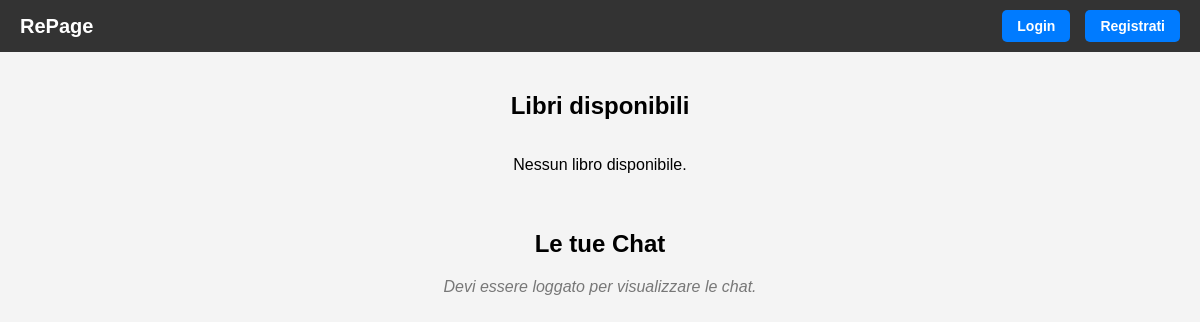
Before: / with the older database file.
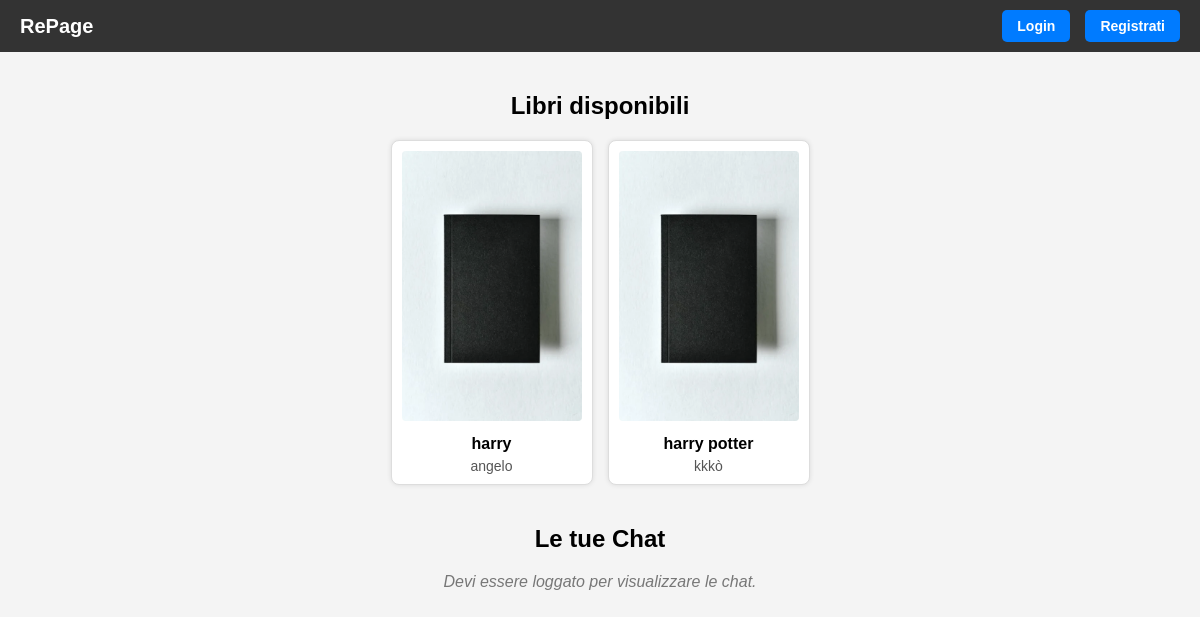
After: the same page with the newer database file.
### tables this page shows
CREATE TABLE `libro` (
  `ID_Libro` int(11) NOT NULL,
  `Titolo` varchar(255) NOT NULL,
  `Autore` varchar(100) NOT NULL,
  `ISBN` varchar(20) NOT NULL,
  `Materia` varchar(50) DEFAULT NULL,
  `Condizione` enum('Nuovo','Ottimo','Buono','Accettabile','Scadente') NOT NULL,
  `Descrizione` text DEFAULT NULL,
  `immagine` varchar(255) DEFAULT 'default.jpg',
  `ID_Utente` int(11) DEFAULT NULL
);

### Index.php (the view, shortened to what this page needs)
<?php
require 'connessione.php';
?>
<!DOCTYPE html>
<html lang="it">
<head>
</head>
<body>
<header>
    <h1>RePage</h1>
    <div class="nav-buttons">
        <?php if (!isset($_SESSION['user'])): ?>
            <a href="login.html">Login</a>
            <a href="registrazione.html">Registrati</a>
        <?php endif; ?>
    </div>
</header>
<div class="content">
    <h2>Libri disponibili</h2>
    <div class="book-list">
        <?php
        $sql = "SELECT ID_Libro, Titolo, Autore, ISBN, Condizione, Descrizione, immagine FROM Libro";
        $result = $conn->query($sql);
        if ($result->num_rows > 0) {
            while($libro = $result->fetch_assoc()) {
                $id = htmlspecialchars($libro['ID_Libro']);
                $titolo = htmlspecialchars($libro['Titolo']);
                $autore = htmlspecialchars($libro['Autore']);
                $isbn = htmlspecialchars($libro['ISBN']);
                $condizione = htmlspecialchars($libro['Condizione']);
                $descrizione = htmlspecialchars($libro['Descrizione']);
                $img = $libro['immagine'] ?? '';
                $imgPath = 'upload/' . htmlspecialchars($img);
                if (!$img || !file_exists($imgPath)) {
                    $imgPath = 'upload/default.jpg';
                }
                echo "<div class='book' onclick='apriPopup(\"$titolo\",\"$autore\",\"$isbn\",\"$condizione\",\"$descrizione\",\"$imgPath\",\"$id\")'>
                        <img src='$imgPath' alt='$titolo'>
                        <h4>$titolo</h4>
                        <p>$autore</p>
                      </div>";
            }
        } else {
            echo "<p>Nessun libro disponibile.</p>";
        }
        ?>
    </div>
    <div class="chat-list">
        <h2>Le tue Chat</h2>
        <?php
if (isset($_SESSION['user']) && isset($_SESSION['user']['id'])) {
        $userId = $_SESSION['user']['id'];
        $sql_chat = "
            SELECT DISTINCT
                u.ID_Utente, u.Nome, u.Cognome
            FROM messaggio m
            JOIN utente u ON (
                (m.ID_Utente_Mittente = ? AND m.ID_Utente_Destinatario = u.ID_Utente) OR
                (m.ID_Utente_Destinatario = ? AND m.ID_Utente_Mittente = u.ID_Utente)
            )
            WHERE m.ID_Utente_Mittente = ? OR m.ID_Utente_Destinatario = ?
        ";
        if ($stmt = $conn->prepare($sql_chat)) {
            $stmt->bind_param("iiii", $userId, $userId, $userId, $userId);
            $stmt->execute();
            $result_chat = $stmt->get_result();
            if ($result_chat->num_rows > 0) {
                echo "<ul>";
                while ($chat = $result_chat->fetch_assoc()) {
                    $chatId = $chat['ID_Utente'];
                    $nome = htmlspecialchars($chat['Nome']);
                    $cognome = htmlspecialchars($chat['Cognome']);
                    echo "<li onclick='window.location.href=\"api/chat.php?id=$chatId\"'>Chat con $nome $cognome</li>";
                }
                echo "</ul>";
            } else {
                echo "<p class='no-chats'>Nessuna chat esistente.</p>";
            }
        } else {
            echo "<p class='no-chats'>Errore nella query.</p>";
        }
    } else {
        echo "<p class='no-chats'>Devi essere loggato per visualizzare le chat.</p>";
    }
    ?>
    </div>
</div>
</body>
</html>

### Index.php (style rules this page uses)
body { margin: 0; font-family: Arial, sans-serif; background: #f4f4f4; }
header { background: #333; color: white; padding: 10px 20px; display: flex; justify-content: space-between; align-items: center; }
header h1 { margin: 0; font-size: 20px; }
.nav-buttons { display: flex; gap: 15px; align-items: center; }
.nav-buttons a { text-decoration: none; color: white; background: #007BFF; padding: 8px 15px; border-radius: 5px; font-weight: bold; font-size: 14px; transition: background 0.3s ease, transform 0.3s ease; }
.content { padding: 20px; text-align: center; }
.book-list { display: flex; justify-content: center; flex-wrap: wrap; gap: 15px; }
.book { background: white; border: 1px solid #ddd; border-radius: 8px; width: 180px; padding: 10px; box-shadow: 0 0 5px rgba(0, 0, 0, 0.1); cursor: pointer; }
.book img { width: 100%; height: auto; border-radius: 4px; }
.book h4 { margin: 10px 0 5px 0; font-size: 16px; }
.book p { margin: 0; font-size: 14px; color: #555; }
.chat-list { margin-top: 40px; }
.no-chats { color: #777; font-style: italic; }

Changed rows visible on the page:
added libro: Titolo "harry", Autore "angelo"
added libro: Titolo "harry potter", Autore "kkkò"
Other visible differences:
text no longer shown: "Nessun libro disponibile."
